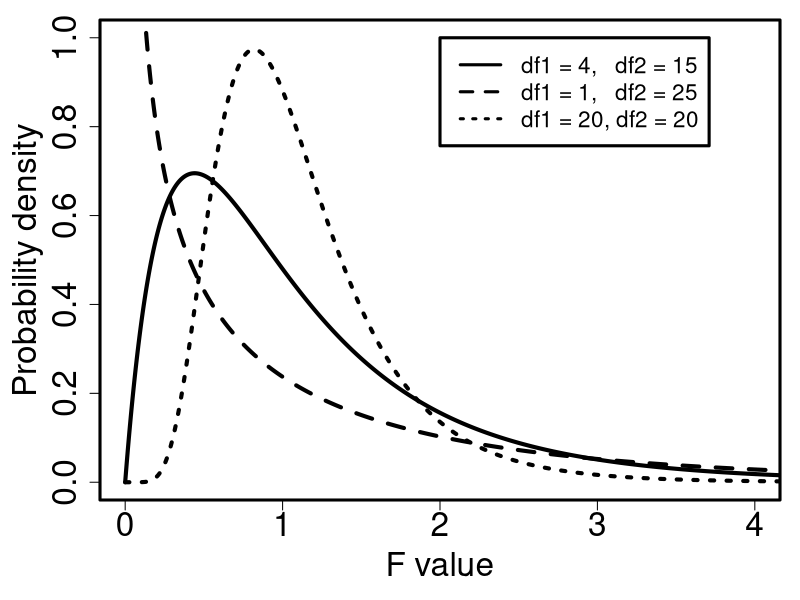

This figure's R source: (Note: this script raises an error after producing the figure.)
## ---- chunk 1
wing_lengths <- read.csv(file = "data/site_96_wing_lengths.csv");
knitr::kable(wing_lengths, format = "simple", table.envir = "table",
      caption = "Wing lengths (mm) measured for 5 unnamed species of non-pollinating fig wasps collected from fig trees in 2010 near La Paz in Baja, Mexico. Note, for readability, this table is not presented in a tidy format.");
## ---- chunk 2
Groups  <- 2:10;
Tests   <- c(1, 3, 6, 10, 15, 21, 28, 36, 45);
combins <- rbind(Groups, Tests);
knitr::kable(combins, format = "simple", table.envir = "table",
      caption = "The number of individual t-tests that would need to be run to compare the means given different numbers of groups (e.g., if a dataset had measurements from 2-10 species)");
## ---- chunk 3
df1 <- 4;
df2 <- 15;
xx  <- seq(from = 0, to = 10, by = 0.0001);
yy  <- df(x = xx, df1 = df1, df2 = df2);
par(mar = c(5, 5, 1, 1), lwd = 3);
mxy <- max(yy[2:length(xx)]);
ymx <- 1;
plot(x = xx, y = yy, type = "l", lwd = 4, cex.lab = 2, cex.lab = 2,
 cex.axis = 2, ylab = "Probability density", ylim = c(0, ymx),
 xlab = "F value", xlim = c(0, 4));
df1 <- 1;
df2 <- 25;
y2  <- df(x = xx, df1 = df1, df2 = df2);
points(x = xx, y = y2, type = "l", lwd = 4, lty = "dashed");
df1 <- 20;
df2 <- 20;
y3  <- df(x = xx, df1 = df1, df2 = df2);
points(x = xx, y = y3, type = "l", lwd = 4, lty = "dotted");
legend(x = 2, y = 1, cex = 1.35,
       legend = c("df1 = 4,   df2 = 15", "df1 = 1,   df2 = 25", "df1 = 20, df2 = 20"),
       lty = c("solid", "dashed", "dotted"));
the_ss <- function(x) sum((x - mean(x))^2);
## ---- chunk 4
grand_mean_wing_l  <- mean(as.matrix(wing_lengths));
wing_lengths_means <- apply(X = wing_lengths, MARGIN = 2, FUN = mean);
colnames(wing_lengths_means) <- NULL;
rownames(wing_lengths_means) <- NULL;
knitr::kable(t(wing_lengths_means), format = "simple", table.envir = "table",
      caption = "Mean wing lengths (mm) from 5 unnamed species of non-pollinating fig wasps collected from fig trees in 2010 near La Paz in Baja, Mexico. Each species mean was calculated from 4 wasps (N = 4).");
ms_among <- 4 * sum((wing_lengths_means - grand_mean_wing_l)^2);
## ---- chunk 5
wing_lengths <- read.csv(file = "data/site_96_wing_lengths.csv");
wing_mns     <- rbind(wing_lengths_means, wing_lengths_means, 
                      wing_lengths_means, wing_lengths_means);
squared_wngs <- (wing_lengths - wing_mns)^2;
knitr::kable(squared_wngs, format = "simple", table.envir = "table",
      caption = "The squared deviations from species means for each wing length presented in Table 23.1");
## ---- chunk 6
SS_species   <- apply(X = squared_wngs, MARGIN = 2, FUN =sum);
knitr::kable(t(SS_species), format = "simple", table.envir = "table",
      caption = "The sum of squared deviations from species means for each wing length presented in Table 23.1");
## ---- chunk 7
knitr::include_graphics("img/jamovi_ANOVA_output.png");
## ---- chunk 8
wl_anova <- anova(lm(wing_length~Species, data = wl));
print(wl_anova);
## ---- chunk 9
wing_lengths <- read.csv(file = "data/site_96_wing_lengths.csv");
knitr::kable(wing_lengths, format = "simple", table.envir = "table",
      caption = "Reproduction of Table 23.1. Wing lengths (mm) measured for 5 unnamed species of non-pollinating fig wasps collected from fig trees in 2010 near La Paz in Baja, Mexico. Note, for readability, this table is not presented in a tidy format.");
## ---- chunk 10
the_ranks <- rank(as.matrix(wing_lengths));
rank_mat  <- matrix(data = the_ranks, nrow = 4, ncol = 5, byrow = FALSE);
colnames(rank_mat) <- names(wing_lengths);
knitr::kable(rank_mat, format = "simple", table.envir = "table",
      caption = "Ranks of wing lengths (mm) measured for 5 unnamed species of non-pollinating fig wasps collected from fig trees in 2010 near La Paz in Baja, Mexico.");
## ---- chunk 11
wing_lengths_tree <- read.csv("data/site_96_wing_lengths_tidy_tree.csv");
knitr::kable(wing_lengths_tree, format = "simple", table.envir = "table",
      caption = "Wing lengths (mm) measured for 5 unnamed species of non-pollinating fig wasps collected from 2 fig trees in 2010 near La Paz in Baja, Mexico.");
